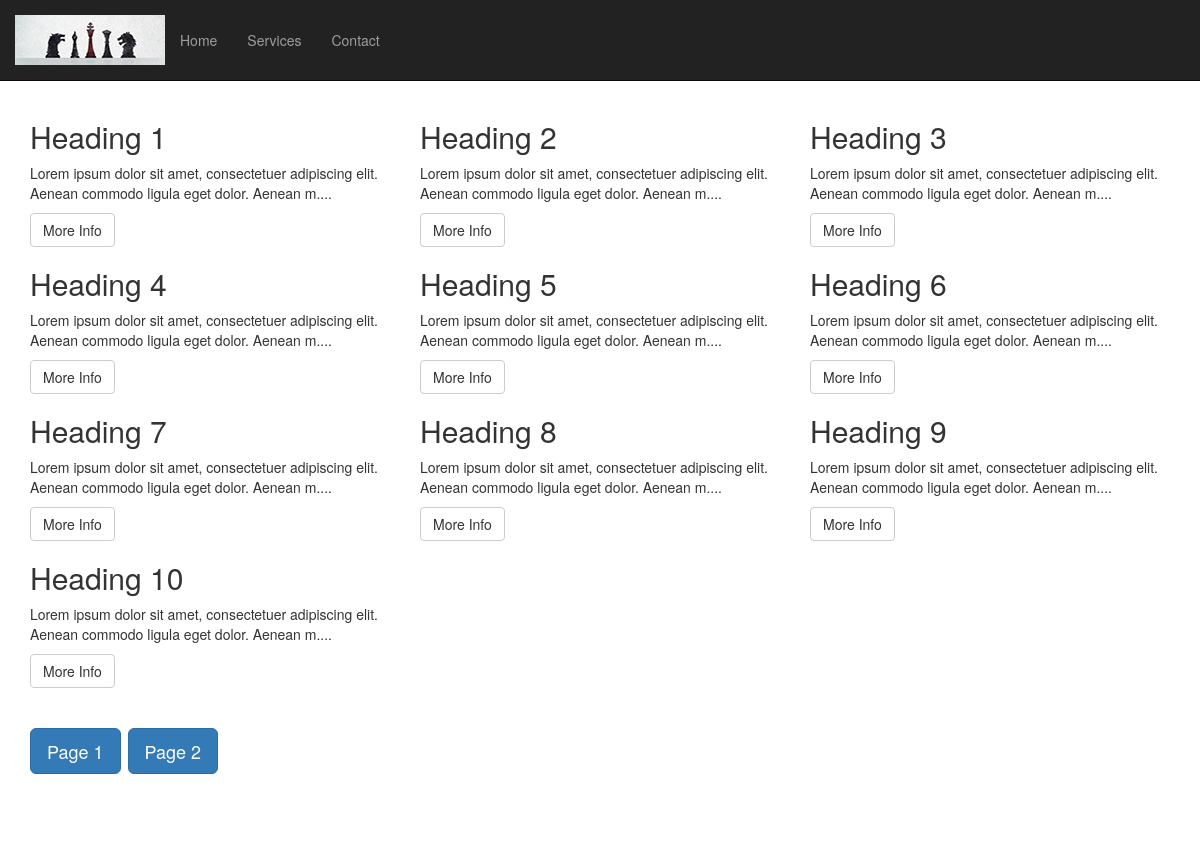
Page /news/ on the committed database.
### tables this page shows
CREATE TABLE IF NOT EXISTS `newslist` (
  `id` int(11) NOT NULL,
  `heading` varchar(150) NOT NULL,
  `date` datetime NOT NULL,
  `description` text NOT NULL,
  `publish_status` int(11) NOT NULL
);

### protected/controllers/news.php (called while the page is built, shortened)
<?php
class NewsController extends MainController
{
    public function __construct($action, $urlValues) {
        require("protected/models/news.php");
        $this->model = new NewsModel();
    }
    protected function index()
    {
		$id = ((!empty($this->urlValues["id"]) && is_numeric($this->urlValues["id"])) ? $this->urlValues["id"]: 0);
		$news = $this->model->loadNews($id);
        $this->view->output("news", array("news"=>$news));
    }
}
?>

### protected/classes/Maincontroller.php (called while the page is built, shortened)
<?php
abstract class MainController {
    protected $action;
    public function __construct($action, $urlValues) {
        $this->action = $action;
    }
    public function callAction() {
        return $this->{$this->action}();
    }
}
?>

### bootstrap.php (called while the page is built, shortened)
<?php
require("protected/classes/maincontroller.php");
require("protected/classes/basemodel.php");
require("protected/classes/view.php");
$loader = new Loader();
$controller = $loader->createController();
$controller->callAction();
?>

### protected/classes/basemodel.php (called while the page is built, shortened)
<?php
class BaseModel {
	private $this_conn;
	private function create_connection() {
		$conn=mysql_connect("localhost", "root", "", false, MYSQL_CLIENT_INTERACTIVE);
		$this->this_conn = $conn;
		return $conn;
	}
	public function execute($strSQL, $debug=false) {
		if (empty($this->this_conn))
			$result=mysql_query($strSQL);
		else
			$result=mysql_query($strSQL, $this->this_conn);
		return $result;
	}
}
?>

### protected/models/news.php (called while the page is built, shortened)
<?php
class NewsModel extends BaseModel
{
	public function loadNews($page=0) {
		$res = $this->execute("SELECT * FROM newslist WHERE publish_status=1 LIMIT 10 OFFSET " . ($page * 10));
		while($row = $this->fetchArray($res)) {
			$news[] = $row;
		}
		return $news;
	}
}
?>

### protected/views/News/news.php (the view)
<div class="row">
	<?php
		foreach($view['news'] as $news){
			echo '
				<div class="col-md-4">
					<h2>' . $news['heading'] . '</h2>
					<p>' . substr($news['description'], 0, 100) . '....</p>
					<a class="btn btn-default" href="/news/moreinfo/' . $news['id'] . '">More Info</a>
				</div>';
		}
	?>
</div><br /><br />
<div class="row">
	<div class="col-md-1">
		<a class="btn btn-primary btn-lg" href="/news/">Page 1</a>
	</div>
	<div class="col-md-1">
		<a class="btn btn-primary btn-lg" href="/news/index/1">Page 2</a>
	</div>
	<div class="col-md-10"></div></div>
</div>

### protected/classes/view.php (shortened to what this page needs)
<?php
class View {
	private $layout;
	private $controllerName;
    public function __construct($controllerClass, $layout="main") {
        $this->controllerName = str_replace("Controller", "", $controllerClass);
		$this->layout = $layout;
    }
    public function output($viewName, $view=array()) {
		$this->viewFile = "protected/views/" . $this->controllerName . "/" . $viewName . ".php";
        $templateFile = "protected/views/layout/". $this->layout .".php";
        if (file_exists($this->viewFile)) {
            if ($this->layout) {
                if (file_exists($templateFile)) {
                    require($templateFile);
                } else {
                    require("protected/views/error/error.php");
                }
            } else {
                require($this->viewFile);
            }
        } else {
            require("protected/views/error/error.php");
        }
    }
}
?>

### protected/views/layout/main.php (shortened to what this page needs)
<!DOCTYPE html>
<html lang="en">
<head>
    <link href="/css/bootstrap.min.css" rel="stylesheet">
    <link href="/css/small-business.css" rel="stylesheet">
</head><body>
    <nav class="navbar navbar-inverse navbar-fixed-top" role="navigation">
        <div class="container">
            <div class="navbar-header">
                <a class="navbar-brand" href="#">
                    <img src="/images/logo.jpg" alt="">
                </a>
            </div>
            <div class="collapse navbar-collapse" id="bs-example-navbar-collapse-1">
                <ul class="nav navbar-nav">
                    <li>
                        <a href="/">Home</a>
                    </li>
                    <li>
                        <a href="#">Services</a>
                    </li>
                    <li>
                        <a href="#">Contact</a>
                    </li>
                </ul>
            </div>
        </div>
    </nav>
    <div class="container">
		<?php require($this->viewFile); ?>
        <footer>
            <div class="row">
                <div class="col-lg-12">
                </div>
            </div>
        </footer>
</body>
</html>

### css/small-business.css (style rules this page uses)
body { padding-top: 70px; }
.navbar-fixed-top .nav { padding: 15px 0; }
.navbar-fixed-top .navbar-brand { padding: 0 15px; }
footer { padding: 30px 0; }
@media (min-width:768px) { body { padding-top: 100px; } }
@media (min-width:768px) { .navbar-fixed-top .navbar-brand { padding: 15px 0; } }

### rows in the picture
newslist: heading "Heading 1", description "Lorem ipsum dolor sit amet, consectetuer adipiscing elit. Aenean commodo ligula eget dolor. Aenean m"
newslist: heading "Heading 2", description "Lorem ipsum dolor sit amet, consectetuer adipiscing elit. Aenean commodo ligula eget dolor. Aenean m"
newslist: heading "Heading 3", description "Lorem ipsum dolor sit amet, consectetuer adipiscing elit. Aenean commodo ligula eget dolor. Aenean m"
newslist: heading "Heading 4", description "Lorem ipsum dolor sit amet, consectetuer adipiscing elit. Aenean commodo ligula eget dolor. Aenean m"
newslist: heading "Heading 5", description "Lorem ipsum dolor sit amet, consectetuer adipiscing elit. Aenean commodo ligula eget dolor. Aenean m"
newslist: heading "Heading 6", description "Lorem ipsum dolor sit amet, consectetuer adipiscing elit. Aenean commodo ligula eget dolor. Aenean m"
newslist: heading "Heading 7", description "Lorem ipsum dolor sit amet, consectetuer adipiscing elit. Aenean commodo ligula eget dolor. Aenean m"
newslist: heading "Heading 8", description "Lorem ipsum dolor sit amet, consectetuer adipiscing elit. Aenean commodo ligula eget dolor. Aenean m"
newslist: heading "Heading 9", description "Lorem ipsum dolor sit amet, consectetuer adipiscing elit. Aenean commodo ligula eget dolor. Aenean m"
newslist: heading "Heading 10", description "Lorem ipsum dolor sit amet, consectetuer adipiscing elit. Aenean commodo ligula eget dolor. Aenean m"
